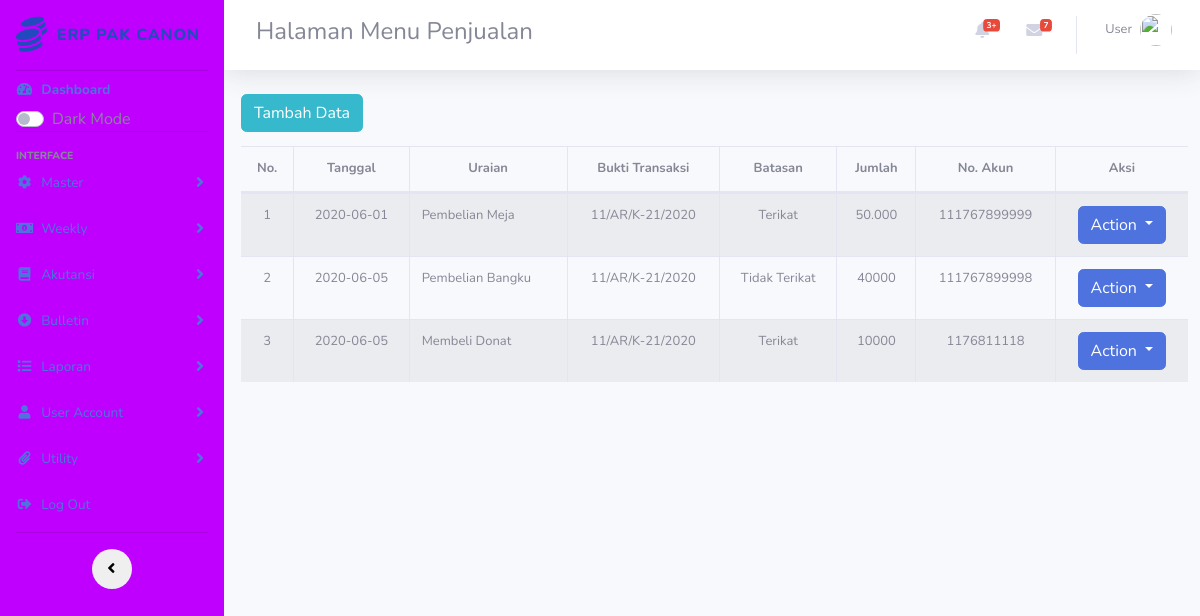
/index.php/penjualan, run on the app's committed database.
### tables this page shows
CREATE TABLE `pengeluaran` (
  `id` int(11) NOT NULL,
  `tgl` varchar(50) NOT NULL,
  `uraian` varchar(50) NOT NULL,
  `reff` varchar(50) NOT NULL,
  `batasan` varchar(50) NOT NULL,
  `jumlah` varchar(50) NOT NULL,
  `no_akun` varchar(50) NOT NULL,
  `kode_id` varchar(50) NOT NULL
);

### application/controllers/Penjualan.php (called while the page is built, shortened)
<?php
class Penjualan extends CI_Controller {
    public function __construct(){
        $this->load->model('m_pengeluaran');
        $this->load->library('form_validation');
    }
    public function index(){
        $topik['judul'] = 'Halaman Menu Penjualan';
        $data['pengeluaran'] = $this->m_pengeluaran->tampil_data();
        $this->load->view('templates2/header',$topik);
        $this->load->view('penjualan/index',$data);
        $this->load->view('templates2/footer');
    }
}

### index.php (called while the page is built, shortened)
<?php
require_once BASEPATH.'core/CodeIgniter.php';

### application/models/M_pengeluaran.php (called while the page is built, shortened)
<?php
class M_pengeluaran extends CI_Model{
    public function tampil_data(){
        return $this->db->get('pengeluaran')->result_array();
    }
}

### application/views/penjualan/index.php (the view, shortened to what this page needs)
<div class="content-wrapper col-12">
<section class="content-header ml mt-2 auto">
<div style="margin-left:5px">
<div class="">
<a href="<?= base_url('penjualan/tambah2');?>" class="btn btn-info mb-2">Tambah Data</a>
<div class="table-responsive">
<table id="mytable" class="table table-striped table-bordered table-hover table-full-width dataTable" cellspacing="0" width="" style="font-size: small;">
        <thead>
            <tr style="text-align:center;">
                <th style="text-align:center;">No.</th>
                <th>Tanggal</th>
                <th>Uraian</th>
                <th>Bukti Transaksi</th>
                <th>Batasan</th>
                <th>Jumlah</th>
                <th>No. Akun</th>
                <th style="text-align:center;">Aksi</th>
            </tr>
        </thead>
        <tbody>
            <?php $i=1;?>
            <?php foreach ($pengeluaran as $pen): ?>
            <tr>
                <td style="text-align:center;">
                    <?php echo $i;?>
                </td>
                <td style="text-align:center;">
                    <?php echo $pen['tgl'] ?>
                </td>
                <td>
                    <?php echo $pen['uraian'] ?>
                </td>
                <td style="text-align:center;">
                    <?php echo $pen['reff'] ?>
                </td>
                <td style="text-align:center;">
                    <?php echo $pen['batasan'] ?>
                </td>
                <td style="text-align:center;">
                    <?php echo $pen['jumlah'] ?>
                </td>
                <td style="text-align:center;">
                    <?php echo $pen['no_akun'] ?>
                </td>
                <td style="text-align:center;">
                <div class="btn-group" >
                    <button type="button" class="btn btn-primary dropdown-toggle" data-toggle="dropdown" aria-haspopup="true" aria-expanded="false">
                        Action
                    </button>
                </div>
                </td>
            </tr>
            <?php $i++;?>
            <?php endforeach; ?>
        </tbody>
    </table>
    </div>
</div>

### data on the page
pengeluaran: tgl "2020-06-01", uraian "Pembelian Meja", reff "11/AR/K-21/2020", batasan "Terikat", jumlah "50.000", no_akun "111767899999"
pengeluaran: tgl "2020-06-05", uraian "Pembelian Bangku", reff "11/AR/K-21/2020", batasan "Tidak Terikat", jumlah "40000", no_akun "111767899998"
pengeluaran: tgl "2020-06-05", uraian "Membeli Donat", reff "11/AR/K-21/2020", batasan "Terikat", jumlah "10000", no_akun "1176811118"

### other printed values
$judul "Halaman Menu Penjualan"
